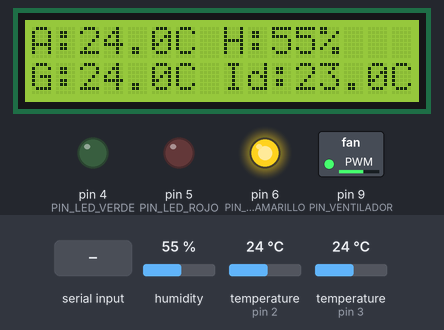
A sketch run on a simulated Arduino Nano, built with avr-gcc and run on an emulated ATmega328P. Parts: 16×2 character LCD, switched loads named in the sketch (green lamp = pin HIGH), output pins drawn as LEDs (lit = HIGH). The inputs (shaded band) are chosen by the test bench; at power-on: temperature (sensors on pin 3, pin 2) 24 °C, humidity 55 %. What the sketch prints to the serial monitor is not drawn.

Above: at 2.8 s.
2.9 s: "D90\n" received over Serial
At 3.8 s:
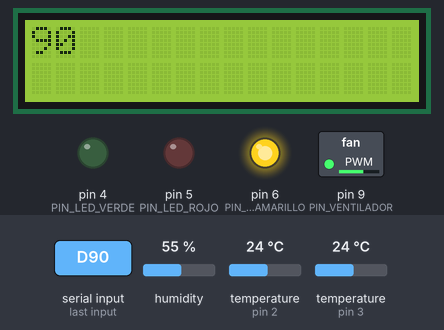
5.7 s: temperature (sensor on pin 3) set to 23.6 °C
At 7.4 s:
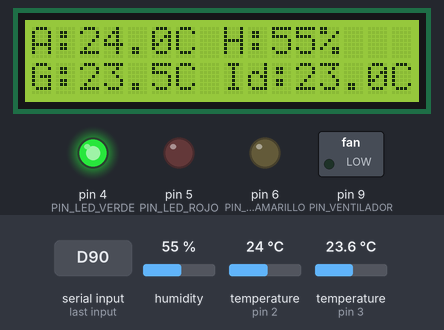
7.7 s: byte 80 ('P') received over Serial
At 8.9 s:
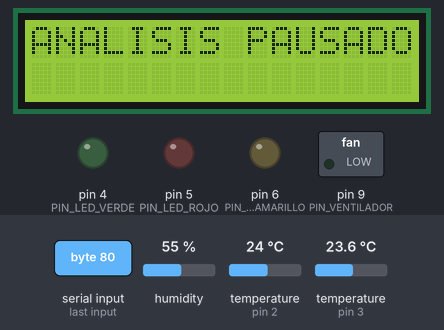
9.2 s: "T:23.0\n" received over Serial
At 10.4 s:
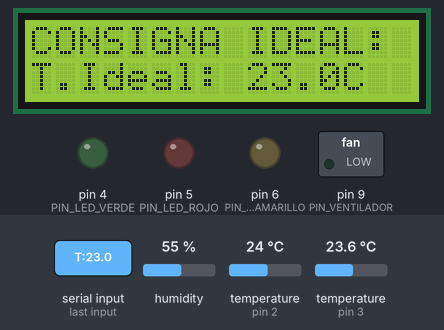
10.7 s: byte 65 ('A') received over Serial
At 11.8 s:
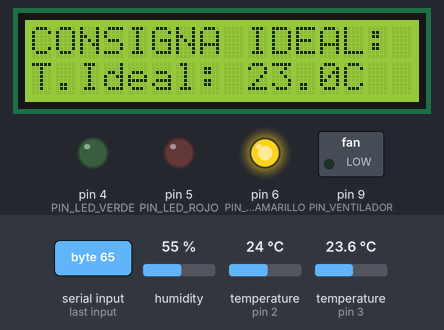
12.2 s: byte 82 ('R') received over Serial
At 13.0 s:
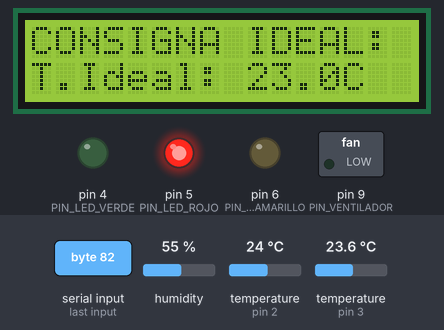
Timing chart, 0 to 14.7 s (numbered marks = the images above; inputs shaded):
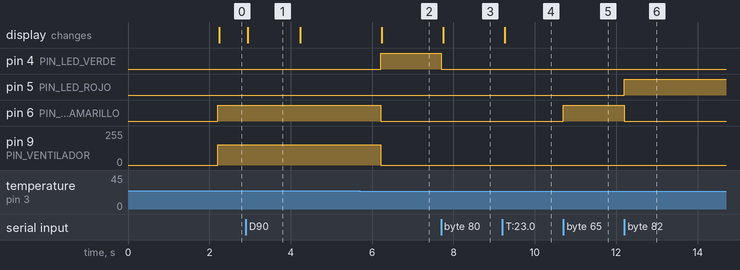

Measured:
- the behaviour switches between 24 and 23.9 °C on temperature (sensor on pin 3) (found by bisection; images 1 and 2)
- after the input at 2.9 s, the display: changes at once (image 1)
- after the input at 5.7 s, pin 4 (PIN_LED_VERDE): LOW → HIGH after 0.51 s; pin 6 (PIN_LED_AMARILLO): HIGH → LOW after 0.51 s; pin 9 (PIN_VENTILADOR): 153/255 → 0/255 after 0.51 s; the display: changes after 0.54 s (image 2)
- after the input at 7.7 s, pin 4 (PIN_LED_VERDE): HIGH → LOW at once; the display: changes after 0.05 s (image 3)
- after the input at 9.2 s, the display: changes after 0.06 s (image 4)
- after the input at 10.7 s, pin 6 (PIN_LED_AMARILLO): LOW → HIGH at once
- after the input at 12.2 s, pin 5 (PIN_LED_ROJO): LOW → HIGH at once; pin 6 (PIN_LED_AMARILLO): HIGH → LOW at once

The sketch:

arduino_secado.ino
```cpp
/*
  ==============================================================================
  Firmware Bidireccional Arduino Nano - Sistema de Secado de Café y Cacao
  ==============================================================================
  Conexión de Sensores:
    - DHT22 (Temperatura y Humedad Ambiente)   -> Pin Digital D2
    - DS18B20 (Temperatura en masa del Grano)  -> Pin Digital D3 (Pull-up 4.7k a 5V)

  Conexión de Actuadores y Pantalla:
    - LED Verde                                 -> Pin Digital D4
    - LED Amarillo                              -> Pin Digital D6 (Mapeo físico verificado)
    - LED Rojo                                  -> Pin Digital D5 (Mapeo físico verificado)
    - Ventilador (Control PWM)                  -> Pin Digital D9 (~PWM)
    - Pantalla LCD 16x2 I2C                     -> Pines A4 (SDA) y A5 (SCL) [Dirección 0x27 o 0x3F]

  Lógica de Control Automático de Temperatura Ideal (Demostración Rápida en Vivo):
    - 🟢 LED Verde: Temperatura ideal alcanzada (dentro de ±0.8°C).
      -> Ventilador APAGADO (PWM 0) para conservar la temperatura ideal.
    - 🟡 LED Amarillo: En camino / aproximándose a la ideal (entre 0.8°C y 2.2°C).
      -> Ventilador al 60% (~PWM 153) para estabilización suave.
    - 🔴 LED Rojo: Falta mucho / Alerta de desviación (> 2.2°C).
      -> Ventilador al 100% (PWM 255) a máxima potencia.
    - Reactivación: Si la temperatura se desvía nuevamente, el ventilador y los
      LEDs se reactivan automáticamente para mantenerla en el punto óptimo.

  Comandos Seriales Recibidos (9600 baudios):
    'T:XX.X'      : Fijar Temperatura Ideal predicha por el ML (ej. 'T:23.0')
    'V'           : Encender LED Verde manualmente
    'A'           : Encender LED Amarillo manualmente
    'R'           : Encender LED Rojo manualmente
    '1'           : Ventilador al 60% (~PWM 153) manual
    '2'           : Ventilador al 100% (PWM 255) manual
    '0'           : Apagar todo (LEDs, Ventilador a 0, Pantalla en reposo)
    'D:Tu Frase'  : Mostrar frase personalizada en la Pantalla LCD (hasta 32 caracteres)
    'I'           : Iniciar transmisión de telemetría y control térmico automático
    'P'           : Pausar transmisión de telemetría y apagar actuadores
  ==============================================================================
*/

#include <Wire.h>
#include <LiquidCrystal_I2C.h>
#include <DHT.h>
#include <OneWire.h>
#include <DallasTemperature.h>

// Definición de pines para Sensores
#define PIN_DHT 2
#define TIPO_DHT DHT22
#define PIN_ONEWIRE 3

// Definición de pines para Actuadores
#define PIN_LED_VERDE 4
#define PIN_LED_AMARILLO 6  // Pin D6: LED Amarillo
#define PIN_LED_ROJO 5      // Pin D5: LED Rojo
#define PIN_VENTILADOR 9    // Pin D9: Ventilador PWM

// Inicialización de Pantalla LCD 16x2 I2C (0x27 o 0x3F según fabricante)
LiquidCrystal_I2C lcd(0x27, 16, 2);

// Inicialización de librerías de sensores
DHT dht(PIN_DHT, TIPO_DHT);
OneWire oneWire(PIN_ONEWIRE);
DallasTemperature sensorGrano(&oneWire);

// Variables de estado y temporización
bool modoAnalisisActivo = true;        // Activo por defecto para respuesta inmediata en demostración
unsigned long ultimaLecturaMs = 0;
const unsigned long INTERVALO_ENVIO_MS = 2000;

// Parámetros de Control Térmico Automático (Consigna ML Prototipo -15°C para Demo en Vivo)
// Umbrales calibrados para demostración en vivo inmediata:
// - Reposo (~22.5°C - 23.5°C): 🟢 LED Verde (±0.8°C, Fan OFF)
// - Tocar sensor con dedos (24°C - 25°C): 🟡 LED Amarillo (0.8°C a 2.2°C, Fan 60%)
// - Sujetar sensor firmemente (> 25.2°C): 🔴 LED Rojo (> 2.2°C, Fan 100%)
float tempIdeal = 23.0;               // Temperatura ideal prototipo calibrada para demostración en vivo (°C)
const float TOLERANCIA_IDEAL = 0.8;   // ±0.8 °C: Ideal alcanzada (Verde, Fan OFF)
const float UMBRAL_CERCA = 2.2;       // Hasta 2.2 °C de distancia: En camino (Amarillo, Fan 60%)
                                      // Más de 2.2 °C: Falta mucho / Desviación (Rojo, Fan 100%)

// Variables de diagnóstico en tiempo real
int pwmVentiladorActual = 0;
char estadoLedActual = '0';           // 'V', 'A', 'R', '0'

// Declaración previa de funciones
void mostrarEnLCD(String texto);
void apagarTodo();
void regularTemperaturaYActuadores(float tempActual);

void setup() {
  Serial.begin(9600);

  // Configurar actuadores
  pinMode(PIN_LED_VERDE, OUTPUT);
  pinMode(PIN_LED_AMARILLO, OUTPUT);
  pinMode(PIN_LED_ROJO, OUTPUT);
  pinMode(PIN_VENTILADOR, OUTPUT);

  // Inicializar Display LCD
  lcd.init();
  lcd.backlight();
  lcd.clear();
  lcd.setCursor(0, 0);
  lcd.print("SECADO CAFE IA  ");
  lcd.setCursor(0, 1);
  lcd.print("Id:23.0C LISTO  ");

  apagarTodo();

  // Inicializar sensores
  dht.begin();
  sensorGrano.begin();
  sensorGrano.setResolution(10); // Resolución 10 bits (0.25°C): muestreo rápido 187ms para respuesta ágil

  delay(1000);
  Serial.println("SISTEMA_LISTO");
}

void loop() {
  // ---------------------------------------------------------------------------
  // 1. ESCUCHA DE COMANDOS DESDE STREAMLIT (Bidireccional)
  // ---------------------------------------------------------------------------
  if (Serial.available() > 0) {
    char comando = Serial.read();

    switch (comando) {
      // --- Consigna de Temperatura Ideal desde Modelo ML de Streamlit ---
      case 'T':
      case 't': {
        delay(25); // Espera breve para asegurar la llegada completa del valor
        String valorStr = Serial.readStringUntil('\n');
        valorStr.trim();
        if (valorStr.startsWith(":")) {
          valorStr = valorStr.substring(1);
          valorStr.trim();
        }
        float nuevaTemp = valorStr.toFloat();
        if (nuevaTemp >= 10.0 && nuevaTemp <= 50.0) {
          tempIdeal = nuevaTemp;
          Serial.print("ACK: Temp Ideal fijada a ");
          Serial.print(tempIdeal, 1);
          Serial.println(" C");

          // Actualización visual inmediata en la pantalla LCD
          if (modoAnalisisActivo) {
            sensorGrano.requestTemperatures();
            float tg = sensorGrano.getTempCByIndex(0);
            if (tg == DEVICE_DISCONNECTED_C || tg < -40.0 || tg > 100.0) {
              tg = dht.readTemperature();
            }
            if (!isnan(tg)) {
              regularTemperaturaYActuadores(tg);
              lcd.setCursor(0, 1);
              lcd.print("G:");
              lcd.print(tg, 1);
              lcd.print("C Id:");
              lcd.print(tempIdeal, 1);
              lcd.print("C");
            }
          } else {
            lcd.clear();
            lcd.setCursor(0, 0);
            lcd.print("CONSIGNA IDEAL: ");
            lcd.setCursor(0, 1);
            lcd.print("T.Ideal: ");
            lcd.print(tempIdeal, 1);
            lcd.print("C ");
          }
        } else {
          Serial.println("ERR: Temp ideal fuera de rango (10-50 C)");
        }
        break;
      }

      // --- Prueba de Pantalla LCD ---
      case 'D':
      case 'd': {
        delay(35); // Breve espera para que el buffer serie reciba todo el texto
        String texto = Serial.readStringUntil('\n');
        texto.trim();
        if (texto.startsWith(":")) {
          texto = texto.substring(1);
          texto.trim();
        }
        mostrarEnLCD(texto);
        Serial.print("ACK: Display: ");
        Serial.println(texto);
        break;
      }

      // --- Control Manual de Indicadores Luminosos ---
      case 'V':
      case 'v':
        digitalWrite(PIN_LED_VERDE, HIGH);
        digitalWrite(PIN_LED_AMARILLO, LOW);
        digitalWrite(PIN_LED_ROJO, LOW);
        estadoLedActual = 'V';
        Serial.println("ACK: LED Verde Encendido");
        break;

      case 'A':
      case 'a':
        digitalWrite(PIN_LED_VERDE, LOW);
        digitalWrite(PIN_LED_AMARILLO, HIGH);
        digitalWrite(PIN_LED_ROJO, LOW);
        estadoLedActual = 'A';
        Serial.println("ACK: LED Amarillo Encendido");
        break;

      case 'R':
      case 'r':
        digitalWrite(PIN_LED_VERDE, LOW);
        digitalWrite(PIN_LED_AMARILLO, LOW);
        digitalWrite(PIN_LED_ROJO, HIGH);
        estadoLedActual = 'R';
        Serial.println("ACK: LED Rojo Encendido");
        break;

      // --- Control Manual de Ventilación ---
      case '1':
        analogWrite(PIN_VENTILADOR, 153); // ~60% PWM
        pwmVentiladorActual = 153;
        Serial.println("ACK: Ventilador 60%");
        break;

      case '2':
        analogWrite(PIN_VENTILADOR, 255); // 100% PWM
        pwmVentiladorActual = 255;
        Serial.println("ACK: Ventilador 100%");
        break;

      case '0':
        apagarTodo();
        Serial.println("ACK: Todo Apagado");
        break;

      // --- Telemetría y Análisis Térmico Automático ---
      case 'I':
      case 'i':
        modoAnalisisActivo = true;
        ultimaLecturaMs = millis() - INTERVALO_ENVIO_MS;
        Serial.println("ACK: Analisis Iniciado");
        break;

      case 'P':
      case 'p':
        modoAnalisisActivo = false;
        apagarTodo();
        Serial.println("ACK: Analisis Pausado");
        mostrarEnLCD("ANALISIS PAUSADO");
        break;

      default:
        // Ignorar retornos de carro o saltos de línea sueltos
        break;
    }
  }

  // ---------------------------------------------------------------------------
  // 2. TRANSMISIÓN DE TELEMETRÍA Y REGULACIÓN TÉRMICA EN LAZO CERRADO
  // ---------------------------------------------------------------------------
  if (modoAnalisisActivo) {
    unsigned long tiempoActual = millis();

    if (tiempoActual - ultimaLecturaMs >= INTERVALO_ENVIO_MS) {
      ultimaLecturaMs = tiempoActual;

      // Lectura de sensor DHT22 (Ambiente)
      float humAmbiente = dht.readHumidity();
      float tempAmbiente = dht.readTemperature();

      // Lectura de sensor DS18B20 (Grano en masa)
      sensorGrano.requestTemperatures();
      float tempGrano = sensorGrano.getTempCByIndex(0);

      // Verificación de integridad de sensores
      bool dhtValido = !isnan(humAmbiente) && !isnan(tempAmbiente);
      bool dsValido = (tempGrano != DEVICE_DISCONNECTED_C) && (tempGrano > -40.0) && (tempGrano < 100.0);

      if (dhtValido && dsValido) {
        // 1. Envío de Telemetría Serial CSV (TempAmbiente,Humedad,TempGrano)
        Serial.print(tempAmbiente, 1);
        Serial.print(",");
        Serial.print(humAmbiente, 1);
        Serial.print(",");
        Serial.println(tempGrano, 1);

        // 2. Control Automático: Regular ventilador y LEDs hacia la tempIdeal
        float tempControl = dsValido ? tempGrano : tempAmbiente;
        regularTemperaturaYActuadores(tempControl);

        // 3. Actualización de Pantalla LCD 16x2
        // Fila 0: Temperatura Ambiente y Humedad (ej. "A:28.5C H:65%   ")
        lcd.setCursor(0, 0);
        lcd.print("A:");
        lcd.print(tempAmbiente, 1);
        lcd.print("C H:");
        lcd.print((int)humAmbiente);
        lcd.print("%   ");

        // Fila 1: Temperatura del Grano y Temperatura Ideal ML (ej. "G:32.1C Id:38.0C")
        lcd.setCursor(0, 1);
        lcd.print("G:");
        lcd.print(tempGrano, 1);
        lcd.print("C Id:");
        lcd.print(tempIdeal, 1);
        lcd.print("C");
      }
    }
  }
}

// -----------------------------------------------------------------------------
// Función de Control Térmico en Lazo Cerrado (Ventilador + Semáforo LED)
// -----------------------------------------------------------------------------
void regularTemperaturaYActuadores(float tempActual) {
  float diferencia = abs(tempActual - tempIdeal);

  if (diferencia <= TOLERANCIA_IDEAL) {
    // --- ESTADO 1: TEMPERATURA IDEAL ALCANZADA ---
    // Encender únicamente LED Verde
    digitalWrite(PIN_LED_VERDE, HIGH);
    digitalWrite(PIN_LED_AMARILLO, LOW);
    digitalWrite(PIN_LED_ROJO, LOW);

    // Apagar ventilador para preservar la temperatura alcanzada
    analogWrite(PIN_VENTILADOR, 0);
    pwmVentiladorActual = 0;
    estadoLedActual = 'V';
  }
  else if (diferencia <= UMBRAL_CERCA) {
    // --- ESTADO 2: EN CAMINO / CERCA DE LA TEMPERATURA IDEAL ---
    // Encender únicamente LED Amarillo
    digitalWrite(PIN_LED_VERDE, LOW);
    digitalWrite(PIN_LED_AMARILLO, HIGH);
    digitalWrite(PIN_LED_ROJO, LOW);

    // Ventilador a velocidad moderada (~60%) para aproximación controlada
    analogWrite(PIN_VENTILADOR, 153);
    pwmVentiladorActual = 153;
    estadoLedActual = 'A';
  }
  else {
    // --- ESTADO 3: FALTA MUCHO PARA LLEGAR A LA TEMPERATURA IDEAL ---
    // Encender únicamente LED Rojo
    digitalWrite(PIN_LED_VERDE, LOW);
    digitalWrite(PIN_LED_AMARILLO, LOW);
    digitalWrite(PIN_LED_ROJO, HIGH);

    // Ventilador al 100% de potencia para acelerar la estabilización
    analogWrite(PIN_VENTILADOR, 255);
    pwmVentiladorActual = 255;
    estadoLedActual = 'R';
  }
}

// Función para mostrar texto formateado en 2 líneas de 16 caracteres
void mostrarEnLCD(String texto) {
  lcd.clear();
  if (texto.length() == 0) {
    return;
  }

  if (texto.length() <= 16) {
    lcd.setCursor(0, 0);
    lcd.print(texto);
  } else {
    // Primera fila (primeros 16 caracteres)
    lcd.setCursor(0, 0);
    lcd.print(texto.substring(0, 16));
    // Segunda fila (siguientes hasta 16 caracteres)
    lcd.setCursor(0, 1);
    lcd.print(texto.substring(16, min((int)texto.length(), 32)));
  }
}

// Apagar todos los actuadores y restablecer estado seguro
void apagarTodo() {
  digitalWrite(PIN_LED_VERDE, LOW);
  digitalWrite(PIN_LED_AMARILLO, LOW);
  digitalWrite(PIN_LED_ROJO, LOW);
  analogWrite(PIN_VENTILADOR, 0);
  pwmVentiladorActual = 0;
  estadoLedActual = '0';
  lcd.clear();
  lcd.setCursor(0, 0);
  lcd.print("STANDBY LISTO   ");
  lcd.setCursor(0, 1);
  lcd.print("T.Ideal: ");
  lcd.print(tempIdeal, 1);
  lcd.print("C ");
}
```
